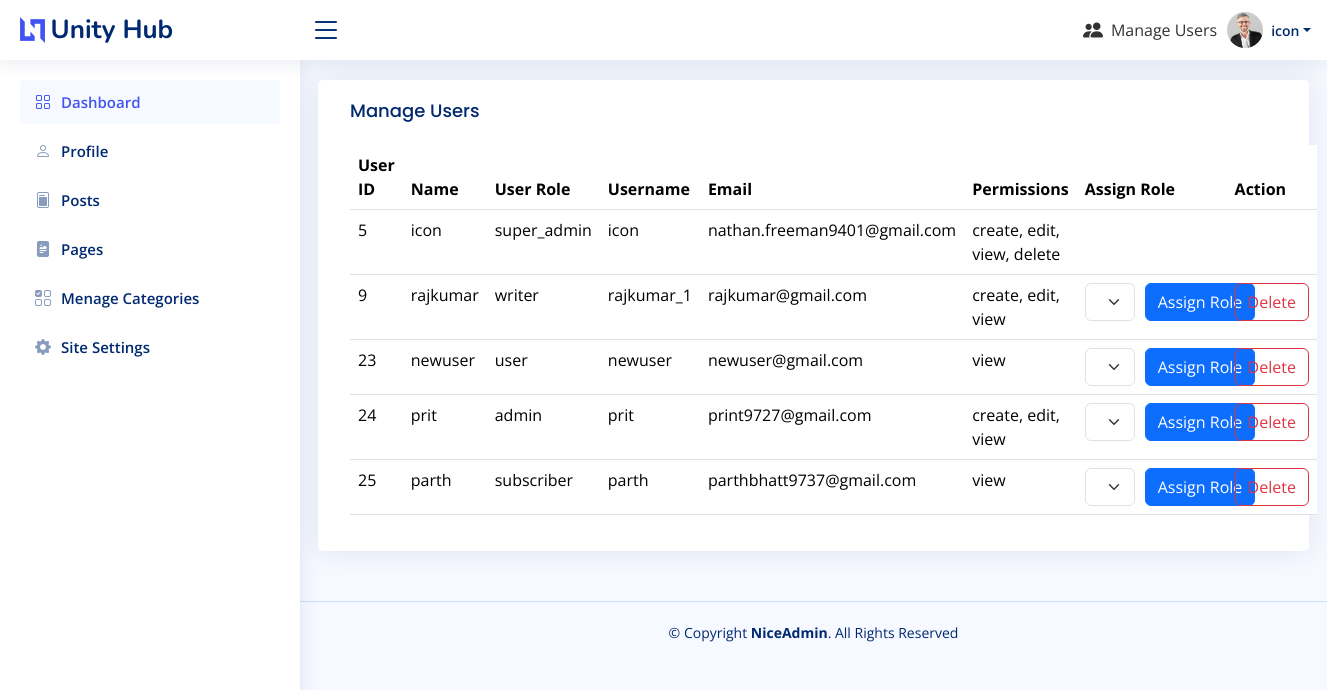
/admin/user_management.php (signed in), run on the app's committed database.
### tables this page shows
CREATE TABLE `site_settings` (
  `id` int(11) NOT NULL,
  `site_icon` varchar(500) DEFAULT NULL,
  `site_logo` varchar(500) DEFAULT NULL,
  `site_name` varchar(500) DEFAULT NULL
);

CREATE TABLE `users` (
  `id` int(11) NOT NULL,
  `username` varchar(50) NOT NULL,
  `password` varchar(255) NOT NULL,
  `role_id` int(11) NOT NULL,
  `email` varchar(500) NOT NULL,
  `name` varchar(500) NOT NULL,
  `token` varchar(500) NOT NULL,
  `profile_data` longtext DEFAULT NULL
);

CREATE TABLE `roles` (
  `id` int(11) NOT NULL,
  `role_name` varchar(50) NOT NULL
);

### admin/config/DbConfig.php (called while the page is built, shortened)
<?php
class DbConfig
{
	private $_host = 'localhost';
	private $_username = 'root';
	private $_password = '';
	private $_database = 'unity_hub';
	public $connection;
	public function __construct()
	{
		if (!isset($this->connection)) {
			$this->connection = new mysqli($this->_host, $this->_username, $this->_password, $this->_database);
		}
		return $this->connection;
	}
}
?>

### admin/config/Crud.php (called while the page is built, shortened)
<?php
include_once 'DbConfig.php';
class Crud extends DbConfig
{
	public function getData($table, $where, $limit, $column)
	{
		if (empty($where) && empty($limit) && empty($column)) {
			$query = "SELECT * FROM $table";
			$result = $this->connection->query($query);
			if ($result == false) {
				return false;
			}
			$rows = array();
			while ($row = $result->fetch_assoc()) {
				$rows[] = $row;
			}
			return $rows;
		} elseif (empty($limit) && !empty($where) && empty($column)) {
			$query = "SELECT * FROM $table WHERE $where ORDER BY id ASC";
			$result = $this->connection->query($query);
			$rows = array();
			while ($row = $result->fetch_assoc()) {
				$rows[] = $row;
			}
			return $rows;
		}
	}
	public function getMJoinData($tables, $where = '', $columns = '*', $joins = [], $joinConditions = [])
	{
		$query = "SELECT {$columns} FROM {$tables[0]}";
		foreach ($joins as $index => $joinTable) {
			$query .= " JOIN {$joinTable} ON {$joinConditions[$index]}";
		}
		$query .= " ORDER BY {$tables[0]}.id ASC";
		$result = $this->connection->query($query);
		$rows = [];
		while ($row = $result->fetch_assoc()) {
			$userId = $row['id'];
			if (!isset($rows[$userId])) {
				$rows[$userId] = [
					'id' => $row['id'],
					'name' => $row['name'],
					'username' => $row['username'],
					'email' => $row['email'],
					'role_name' => $row['role_name'],
					'permissions' => []
				];
			}
		}
		return array_values($rows);
	}
}

### admin/config/functions.php (called while the page is built, shortened)
<?php
include_once 'Crud.php';
include_once 'DbConfig.php';
$crud = new Crud();
?>
<?php endif;
function userHasPermission($userId, $permissionName)
{
	global $crud;
	$query = "
        SELECT permissions.permission_name
        FROM users
        JOIN role_permissions ON users.role_id = role_permissions.role_id
        JOIN permissions ON role_permissions.permission_id = permissions.id
        WHERE users.id = ? AND permissions.permission_name = ?
    ";
	$stmt = $crud->connection->prepare($query);
	$stmt->bind_param('is', $userId, $permissionName);
	$stmt->execute();
	$stmt->store_result();
	return $stmt->num_rows > 0;
}
?>

### admin/user_management.php (the view, shortened to what this page needs)
<?php
include_once 'config/DbConfig.php';
include_once 'config/Crud.php';
include_once 'config/functions.php';
include_once 'includes/header.php';
$crud = new Crud();
$tables = ['users', 'roles', 'role_permissions'];
$joins = [
    'roles',
    'role_permissions'
];
$joinConditions = [
    'users.role_id = roles.id',
    'roles.id = role_permissions.role_id'
];
$columns = 'users.id, users.name, users.username, users.email, roles.role_name';
$usersData = $crud->getMJoinData($tables, '', $columns, $joins, $joinConditions);
$permissionsQuery = "SELECT users.id AS user_id, permissions.permission_name
    FROM users
    JOIN role_permissions ON users.role_id = role_permissions.role_id
    JOIN permissions ON role_permissions.permission_id = permissions.id
    ORDER BY users.id";
$permissionsResult = $crud->connection->query($permissionsQuery);
$permissionsByUser = [];
while ($permRow = $permissionsResult->fetch_assoc()) {
    $permissionsByUser[$permRow['user_id']][] = $permRow['permission_name'];
}
?>
<?php
include_once 'includes/navbar.php';
?>
<?php
include_once "includes/sidebar.php";
?>
<main id="main" class="main">
    <div class="row">
        <div class="card">
            <div class="card-body">
                <h5 class="card-title">Manage Users</h5>
                <table class="table table-hover">
                    <thead>
                        <tr>
                            <th scope="col">User ID</th>
                            <th scope="col">Name</th>
                            <th scope="col">User Role</th>
                            <th scope="col">Username</th>
                            <th scope="col">Email</th>
                            <th scope="col">Permissions</th>
                            <th scope="col">Assign Role</th>
                            <th scope="col">Action</th>
                        </tr>
                    </thead>
                    <tbody>
                        <?php foreach ($usersData as $user) { ?>
                            <tr>
                                <td scope="row"><?php echo $user['id']; ?></td>
                                <td><?php echo $user['name']; ?></td>
                                <td><?php echo $user['role_name']; ?></td>
                                <td><?php echo $user['username']; ?></td>
                                <td><?php echo $user['email']; ?></td>
                                <td><?php
                                    if (isset($permissionsByUser[$user['id']])) {
                                        echo implode(', ', $permissionsByUser[$user['id']]);
                                    } else {
                                        echo "None";
                                    }
                                    ?></td>
                                <td>
                                    <?php
                                    if ($user['role_name'] !== 'super_admin'):
                                    ?>
                                        <form method="POST" action="" style="display: flex; align-items: center; gap: 10px;">
                                            <select name="new_role_id" class="form-select" style="flex: 1;">
                                                <?php
                                                $rolesQuery = "SELECT id, role_name FROM roles";
                                                $rolesResult = $crud->connection->query($rolesQuery);
                                                while ($role = $rolesResult->fetch_assoc()) {
                                                    echo '<option value="' . $role['id'] . '"' . ($role['id'] == $user['role_id'] ? ' selected' : '') . '>' . $role['role_name'] . '</option>';
                                                }
                                                ?>
                                            </select>
                                            <button type="submit" class="btn btn-primary" onclick="return confirm('Are you certain you want to assign this role to the user?');" style="flex-shrink: 0;">
                                                Assign Role
                                            </button>
                                        </form>
                                    <?php endif; ?>
                                </td>
                                <td>
                                    <?php
                                    if ($user['role_name'] !== 'super_admin'):
                                    ?>
                                        <form method="POST" action="">
                                            <button type="submit" name="delete_user" class="btn btn-outline-danger" onclick="return confirm('Are you sure you want to delete this user?');">Delete</button>
                                        </form>
                                    <?php endif; ?>
                                </td>
                            </tr>
                        <?php } ?>
                    </tbody>
                </table>
            </div>
        </div>
    </div>
</main>
<?php
include_once 'includes/footer.php';
?>

### admin/includes/header.php (shortened to what this page needs)
<?php
include_once '../config/functions.php';
include_once '../config/DbConfig.php';
include_once '../config/Crud.php';
$current_role_id = $_SESSION['user_data']['role_id'];
$crud = new Crud();
$site_settings_data = $crud->getData("site_settings", "id=1", "", "");
$siteData = $site_settings_data[0];
$siteLogo = $siteData['site_logo'] ?? null;
$siteName = $siteData['site_name'] ?? null;
?>
<!DOCTYPE html>
<html lang="en">
<head>
  <link href="<?php echo $GLOBALS['admin_site_url'] ?>assets/vendor/bootstrap/css/bootstrap.min.css" rel="stylesheet">
  <link href="<?php echo $GLOBALS['admin_site_url'] ?>assets/vendor/bootstrap-icons/bootstrap-icons.css" rel="stylesheet">
  <link href="<?php echo $GLOBALS['admin_site_url'] ?>assets/vendor/boxicons/css/boxicons.min.css" rel="stylesheet">
  <link href="<?php echo $GLOBALS['admin_site_url'] ?>assets/vendor/quill/quill.snow.css" rel="stylesheet">
  <link href="<?php echo $GLOBALS['admin_site_url'] ?>assets/vendor/quill/quill.bubble.css" rel="stylesheet">
  <link href="<?php echo $GLOBALS['admin_site_url'] ?>assets/vendor/remixicon/remixicon.css" rel="stylesheet">
  <link href="<?php echo $GLOBALS['admin_site_url'] ?>assets/vendor/simple-datatables/style.css" rel="stylesheet">
  <link href="<?php echo $GLOBALS['admin_site_url'] ?>assets/css/style.css" rel="stylesheet">
</head>
<body>

### admin/includes/navbar.php (shortened to what this page needs)
<?php
$username = $_SESSION['user_data']['user_username'];
$userData = $crud->getData('users', "username='" . $username . "'", "", "")[0];
$profileData = json_decode($userData['profile_data'], true);
?>
<header id="header" class="header fixed-top d-flex align-items-center">
  <div class="d-flex align-items-center justify-content-between">
    <a href="index.php" class="logo d-flex align-items-center">
      <img src="<?php echo !empty($siteLogo) ? $GLOBALS['admin_site_url'].$siteLogo : $GLOBALS['admin_site_url'] . '/assets/img/logo.png'; ?>" alt="site-logo">
      <span class="d-none d-lg-block"><?php echo $siteName;?></span>
    </a>
    <i class="bi bi-list toggle-sidebar-btn"></i>
  </div>
  <nav class="header-nav ms-auto">
    <ul class="d-flex align-items-center">
      <li class="nav-item dropdown">
        <?php if ($current_role_id == 1): ?>
      <li><a href="<?php echo $GLOBALS['admin_site_url']; ?>user_management.php">
          <i class="bi bi-people-fill"></i>
          Manage Users
        </a></li>
    <?php endif; ?>
    </li>
    <li class="nav-item dropdown pe-3">
      <a class="nav-link nav-profile d-flex align-items-center pe-0" href="#" data-bs-toggle="dropdown">
        <img src="<?php echo !empty($profileData['profileImage']) ? $GLOBALS['admin_site_url'] . $profileData['profileImage'] : $GLOBALS['admin_site_url'] . '/assets/img/profile_image.jpg'; ?>" alt="Profile" class="rounded-circle">
        <span class="d-none d-md-block dropdown-toggle ps-2"><?php echo $userData['name'] ?></span>
      </a>
    </li>
    </ul>
  </nav>
</header>

### admin/includes/sidebar.php
<aside id="sidebar" class="sidebar">
    <ul class="sidebar-nav" id="sidebar-nav">
        <li class="nav-item">
            <a class="nav-link " href="<?php echo $GLOBALS['admin_site_url']; ?>">
                <i class="bi bi-grid"></i>
                <span>Dashboard</span>
            </a>
        </li>
        <li class="nav-item">
            <a class="nav-link collapsed" href="<?php echo $GLOBALS['admin_site_url'] ?>users-profile.php">
                <i class="bi bi-person"></i>
                <span>Profile</span>
            </a>
        </li>
        <li class="nav-item">
            <a class="nav-link collapsed" href="<?php echo $GLOBALS['admin_site_url']; ?>post/posts.php">
                <i class="bi bi-file-post"></i>
                <span>Posts</span>
            </a>
        </li>
        <li class="nav-item">
            <a class="nav-link collapsed" href="<?php echo $GLOBALS['admin_site_url']; ?>page/pages.php">
                <i class="bi bi-file-richtext-fill"></i>
                <span>Pages</span>
            </a>
        </li>
        <?php
          if ((userHasPermission($_SESSION['user_data']['user_id'], 'create')) || userHasPermission($_SESSION['user_data']['user_id'], 'edit')) {
          ?>
            <li class="nav-item">
                <a class="nav-link collapsed" href="<?php echo $GLOBALS['admin_site_url']; ?>page/manage_categories.php">
                    <i class="bi bi-ui-checks-grid"></i>
                    <span>Menage Categories</span>
                </a>
            </li>
        <?php
          }
          if ($_SESSION['user_data']['role_id'] == 1) {
          ?>
            <li class="nav-item">
                <a class="nav-link collapsed" href="<?php echo $GLOBALS['admin_site_url']; ?>site-settings.php">
                    <i class="bi bi-gear-fill"></i>
                    <span>Site Settings</span>
                </a>
            </li>
        <?php  } ?>
    </ul>
</aside>

### admin/includes/footer.php (shortened to what this page needs)
<footer id="footer" class="footer">
    <div class="copyright">
        &copy; Copyright <strong><span>NiceAdmin</span></strong>. All Rights Reserved
    </div>
</footer>
</body>
</html>

### admin/assets/css/style.css (style rules this page uses)
:root { scroll-behavior: smooth; }
body { font-family: "Open Sans", sans-serif; background: #f6f9ff; color: #444444; }
a { color: #4154f1; text-decoration: none; }
h1, h2, h3, h4, h5, h6 { font-family: "Nunito", sans-serif; }
#main { margin-top: 60px; padding: 20px 30px; transition: all 0.3s; }
.card { margin-bottom: 30px; border: none; border-radius: 5px; box-shadow: 0px 0 30px rgba(1, 41, 112, 0.1); }
.card-title { padding: 20px 0 15px 0; font-size: 18px; font-weight: 500; color: #012970; font-family: "Poppins", sans-serif; }
.card-body { padding: 0 20px 20px 20px; }
.logo { line-height: 1; }
@media (min-width: 1200px) { .logo { width: 280px; } }
.logo img { max-height: 26px; margin-right: 6px; }
.logo span { font-size: 26px; font-weight: 700; color: #012970; font-family: "Nunito", sans-serif; }
.header { transition: all 0.5s; z-index: 997; height: 60px; box-shadow: 0px 2px 20px rgba(1, 41, 112, 0.1); background-color: #fff; padding-left: 20px; }
.header .toggle-sidebar-btn { font-size: 32px; padding-left: 10px; cursor: pointer; color: #012970; }
.header-nav ul { list-style: none; }
.header-nav>ul { margin: 0; padding: 0; }
.header-nav .nav-profile { color: #012970; }
.header-nav .nav-profile img { max-height: 36px; }
.header-nav .nav-profile span { font-size: 14px; font-weight: 600; }
.sidebar { position: fixed; top: 60px; left: 0; bottom: 0; width: 300px; z-index: 996; transition: all 0.3s; padding: 20px; overflow-y: auto; scrollbar-width: thin; scrollbar-color: #aab7cf transparent; box-shadow: 0px 0px 20px rgba(1, 41, 112, 0.1); background-color: #fff; }
@media (min-width: 1200px) { #main, #footer { margin-left: 300px; } }
.sidebar-nav { padding: 0; margin: 0; list-style: none; }
.sidebar-nav li { padding: 0; margin: 0; list-style: none; }
.sidebar-nav .nav-item { margin-bottom: 5px; }
.sidebar-nav .nav-link { display: flex; align-items: center; font-size: 15px; font-weight: 600; color: #4154f1; transition: 0.3; background: #f6f9ff; padding: 10px 15px; border-radius: 4px; }
.sidebar-nav .nav-link i { font-size: 16px; margin-right: 10px; color: #4154f1; }
.sidebar-nav .nav-link.collapsed { color: #012970; background: #fff; }
.sidebar-nav .nav-link.collapsed i { color: #899bbd; }
.footer { padding: 20px 0; font-size: 14px; transition: all 0.3s; border-top: 1px solid #cddfff; }
.footer .copyright { text-align: center; color: #012970; }
.form-select option { padding: 5px; }

### admin/includes/navbar.php (style rules this page uses)
nav ul li a { display: flex; align-items: center; padding: 10px; text-decoration: none; color: #333; }
nav ul li a i { margin-right: 8px; font-size: 20px; }

### data on the page
site_settings: site_logo (picture), site_name "Unity Hub"
users: name "icon", id "5", role.role_name "super_admin", username "icon", email "nathan.freeman9401@gmail.com", id "create, edit, view, delete"
users: id "9", name "rajkumar", role.role_name "writer", username "rajkumar_1", email "rajkumar@gmail.com", id "create, edit, view"
users: id "23", name "newuser", role.role_name "user", username "newuser", email "newuser@gmail.com", id "view"
users: id "24", name "prit", role.role_name "admin", username "prit", email "print9727@gmail.com", id "create, edit, view"
users: id "25", name "parth", role.role_name "subscriber", username "parth", email "parthbhatt9737@gmail.com", id "view"

### other printed values
form field new_role_id "super_admin"
